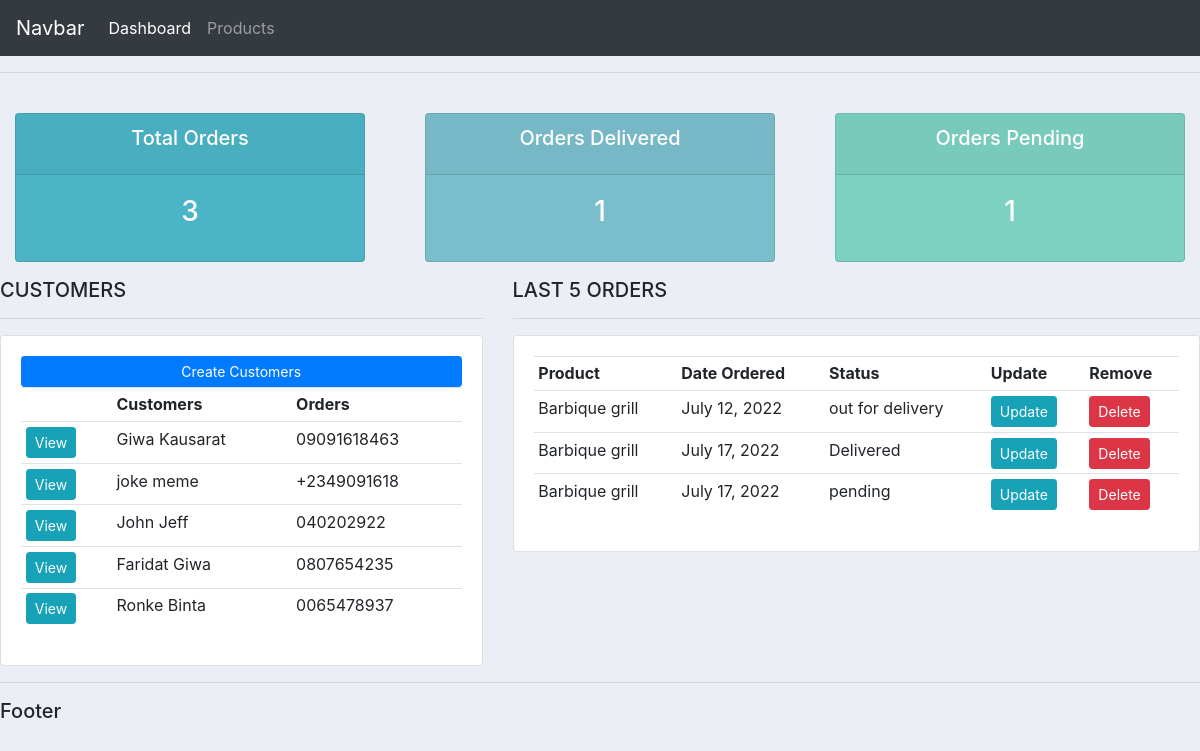
Before: / with the older database file.
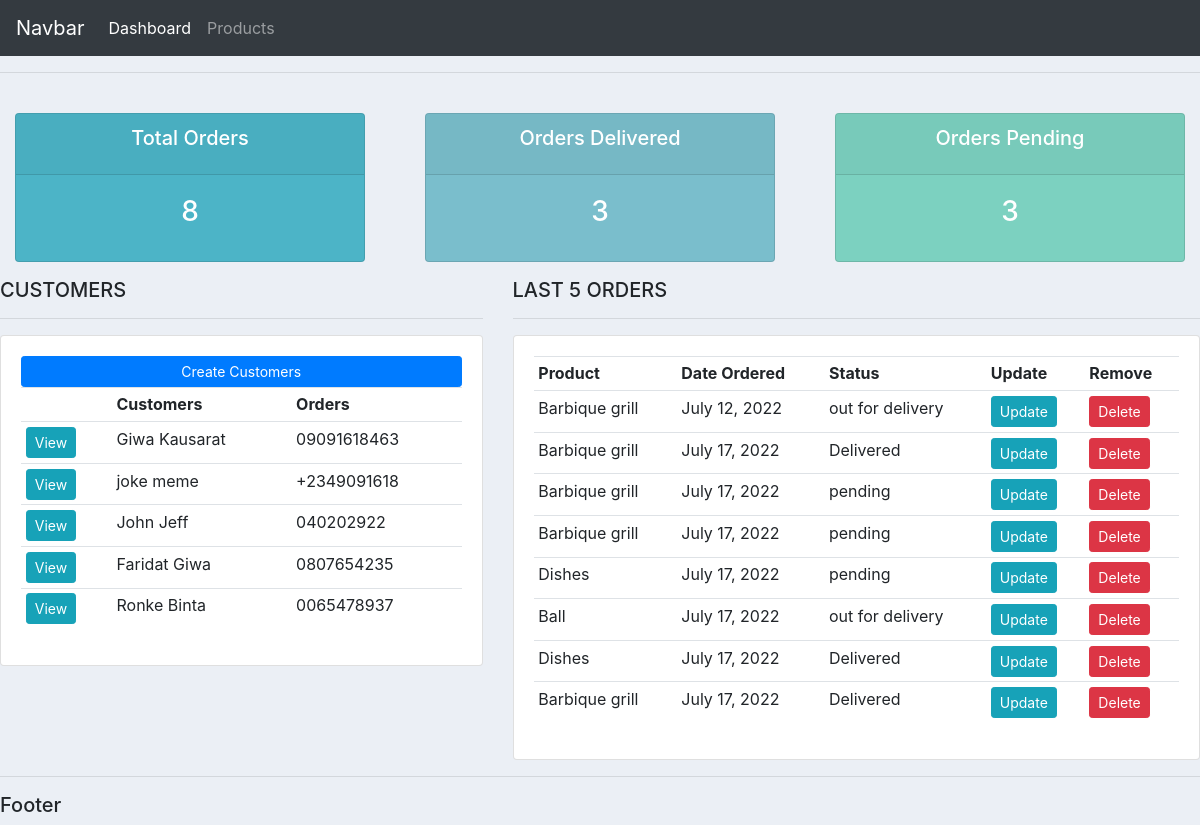
After: the same page with the newer database file.
### customers_app/models.py (models this page shows, shortened)
class Customer(models.Model):
    name = models.CharField(max_length=200, null=True)
    phone = models.CharField(max_length=11, null=True)
    email = models.EmailField(null=True)
    date_created = models.DateTimeField(auto_now_add=True)

class Order(models.Model):
    STATUS = (
        ('pending', 'pending'),
        ('out for delivery', 'out for delivery'),
        ('Delivered', 'Delivered'),
    )
    customer = models.ForeignKey(Customer, null=True, on_delete=models.SET_NULL)
    product =  models.ForeignKey(Product, null=True, on_delete=models.SET_NULL)
    date_created = models.DateField(auto_now_add=True)
    status= models.CharField(max_length=200, null=True, choices=STATUS)

class Product(models.Model):
    CATEGORY = (
        ('Indoor', 'Indoor'),
        ('Outdoor', 'Outdoor')
    )
    name = models.CharField(max_length=200, null=True)
    price = models.FloatField(null=True)
    category = models.CharField(max_length=200, null=True, choices=CATEGORY)
    description = models.CharField(max_length=200, null=True, blank=True)
    date_created = models.DateTimeField(auto_now_add=True)
    tag = models.ManyToManyField(Tag)
    def __str__(self):
        return self.name

### customers_app/views.py (the view)
# urls.py: path('', views.home, name='home'),
def home(request):
    orders = Order.objects.all()
    customers = Customer.objects.all()
    total_customers = customers.count()
    total_orders = orders.count()
    delivered = orders.filter(status = 'Delivered').count()
    pending = orders.filter(status = 'pending').count()
    context = {'orders':orders, 'customers':customers, 'total_customers':total_customers,
    'total_orders':total_orders, 'delivered':delivered, 'pending':pending}
    return render(request, 'customers_app/dashboard.html', context)

### templates/customers_app/dashboard.html
{% extends 'customers_app/base.html' %}
{% block content %}
{%include 'customers_app/status.html' %}
<div class="row">
    <div class="col-md-5">
        <h5>CUSTOMERS</h5>
        <hr>
        <div class="card card-body">
            <a class="btn btn-primary btn-sm btm-block" href="">Create Customers</a>
            <table class="table table-sm ">
                <tr>
                    <td></td>
                    <th>Customers</th>
                    <th>Orders</th>
                </tr>
                {%for customer in customers%}
                <tr>
                    <td><a class="btn btn-sm btn-info" href="{%url 'customers' customer.id%}">View</a></td>
                    <td>{{customer.name}}</td>
                    <td>{{customer.phone}}</td>
                </tr>
                {%endfor%}
            </table>
        </div>
    </div>
    <div class="col-md-7">
        <h5>LAST 5 ORDERS</h5>
        <hr>
        <div class="card card-body">
            <table class="table table-sm">
                <tr>
                    <th>Product</th>
                    <th>Date Ordered</th>
                    <th>Status</th>
                    <th>Update</th>
                    <th>Remove</th>
                </tr>
                {%for order in orders %}
                <tr>
                    <td>{{order.product}}</td>
                    <td>{{order.date_created}}</td>
                    <td>{{order.status}}</td>
                    <td ><a class="btn btn-sm btn-info" href="{%url 'update_order' order.id%}">Update</a></td>
                    <td ><a class="btn btn-sm btn-danger" href="{%url 'delete_order' order.id%}">Delete</a></td>
                </tr>
                {%endfor%}
            </table>
        </div>
    </div>
</div>
{% endblock %}

### templates/customers_app/base.html (shortened to what this page needs)
{% load static%}
<!DOCTYPE html>
<html lang="en">
<head>
    <link rel="stylesheet" href="{%static 'vendor/bootstrap/css/bootstrap.min.css' %}">
    <link rel='stylesheet' href = "{%static 'css/style.css' %}">
</head>
<body>
    <nav class="navbar navbar-expand-lg navbar-dark bg-dark">
        <a class="navbar-brand" href="#">Navbar</a>
        <div class="collapse navbar-collapse" id="navbarNav">
          <ul class="navbar-nav">
            <li class="nav-item active">
              <a class="nav-link" href="{%url 'home'%}">Dashboard</a>
            </li>
            <li class="nav-item">
              <a class="nav-link" href="{%url 'products'%}">Products</a>
            </li>
          </ul>
        </div>
      </nav>
      <hr>
    {% block  content %}
    {% endblock %}
    <hr>
    <h5>Footer<h5>
</body>
</html>

### templates/customers_app/status.html
<br>
<div class="row">
	<div class="col">
		<div class="col-md">
			<div class="card text-center text-white  mb-3" id="total-orders">
			  	<div class="card-header">
			  		<h5 class="card-title">Total Orders</h5>
			  	</div>
			  	<div class="card-body">
			    	<h3 class="card-title">{{total_orders}}</h3>
			  	</div>
			</div>
		</div>
	</div>
	<div class="col">
		<div class="col-md">
			<div class="card text-center text-white  mb-3" id="orders-delivered">
			  	<div class="card-header">
			  		<h5 class="card-title">Orders Delivered</h5>
			  	</div>
			  	<div class="card-body">
			    	<h3 class="card-title">{{delivered}}</h3>
			  	</div>
			</div>
		</div>
	</div>
	<div class="col">
		<div class="col-md">
			<div class="card text-center text-white  mb-3" id="orders-pending">
			  	<div class="card-header">
			  		<h5 class="card-title">Orders Pending</h5>
			  	</div>
			  	<div class="card-body">
			    	<h3 class="card-title">{{pending}}</h3>
			  	</div>
			</div>
		</div>
	</div>
</div>

### static/css/style.css (style rules this page uses)
body { background-color: #ebeff5; }
#total-orders { background-color: #4cb4c7; }
#orders-delivered { background-color: #7abecc; }
#orders-pending { background-color: #7CD1C0; }
body { overflow-x: hidden; }

Changed rows visible on the page:
added Order: product "Barbique grill", date_created "July 17, 2022", status "pending"
added Order: product "Dishes", date_created "July 17, 2022", status "pending"
added Order: product "Ball", date_created "July 17, 2022", status "out for delivery"
added Order: product "Dishes", date_created "July 17, 2022", status "Delivered"
added Order: product "Barbique grill", date_created "July 17, 2022", status "Delivered"
Other visible differences:
{{ total_orders }}: "3" → "8"
{{ delivered }}: "1" → "3"
{{ pending }}: "1" → "3"
